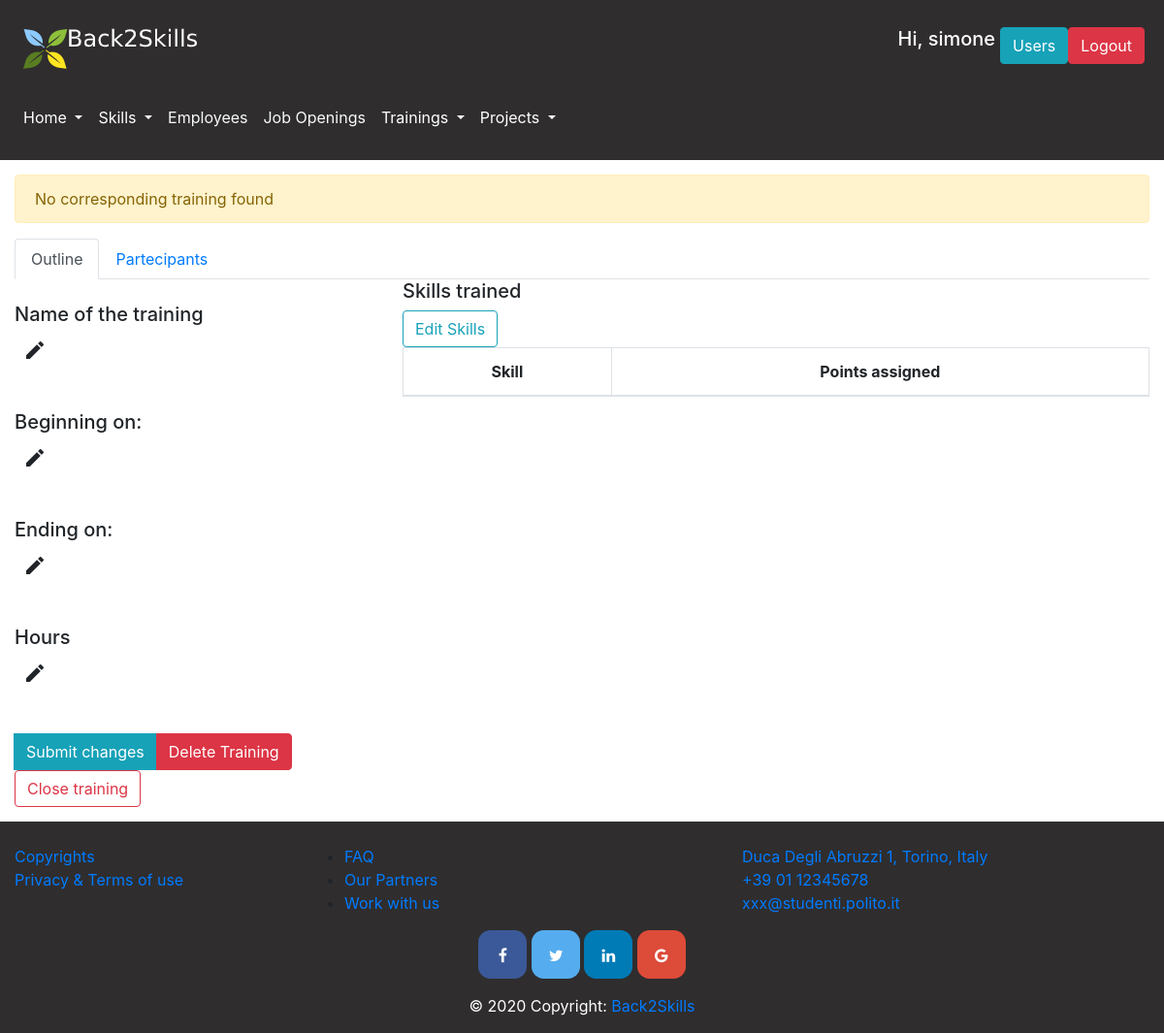
Page /training/5 (signed in) on the earlier database version.
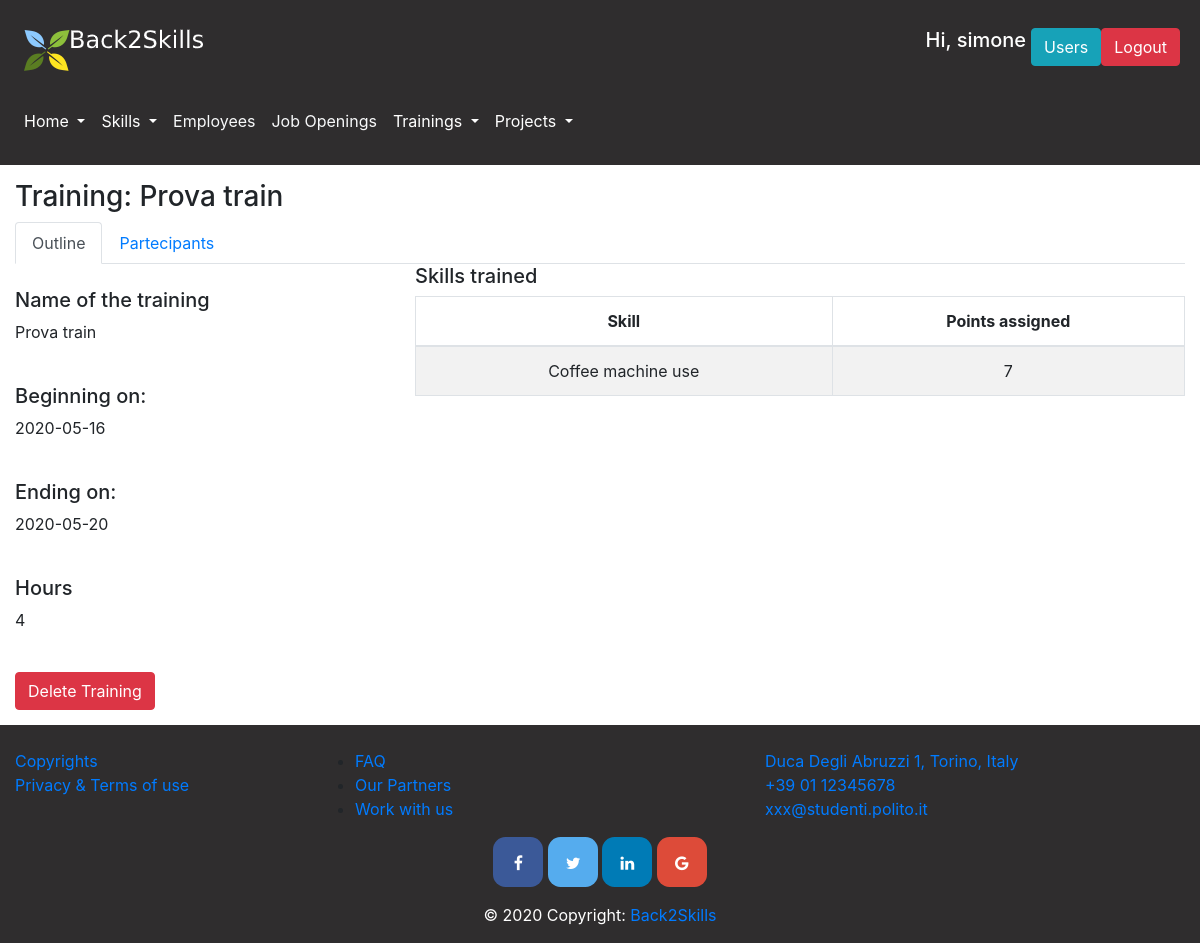
Same page on the later database version.
### database.py (models this page shows, shortened)
class Training(db.Model):
    __tablename__ = 'training'
    id = db.Column(db.Integer, primary_key=True)
    name = db.Column(db.String)
    starting_Date = db.Column(db.Date)
    ending_Date = db.Column(db.Date)
    hours = db.Column(db.Integer)
    skill = db.relationship("Skill", secondary="training_skill")
    employee = db.relationship("Employee", secondary="employee_training")
    closed = db.Column(db.Boolean)

class Skill(db.Model):
    __tablename__ = 'skill'
    id = db.Column(db.Integer, primary_key=True)
    name = db.Column(db.String)
    description = db.Column(db.String)
    type = db.Column(db.String) #HAS TO BE "Soft" OR "Hard", no other options
    employee = db.relationship("Employee", secondary="employee_skill")
    training = db.relationship("Training", secondary="training_skill")
    role_in_project = db.relationship('Role_in_project', secondary="role_in_project_skill")
    role = db.relationship("Role", secondary="role_skill")

### app.py (the view, shortened to what this page needs)
@app.route('/training/<int:id>', methods=['GET','POST'])
@login_required
def training(id):
    link = Training_Skill.query.filter(Training_Skill.train_id == id).all()
    skill_ids = []
    skills=[]
    for l in link:
        if l.skill_id:
            skill_ids.append(l.skill_id)
    for k in skill_ids:
        skill=get_skill_by_id(k)
        skills.append(skill)
    dic = []
    for i in skills:
        point = get_pointsassigned_by_training_to_skill(id, i.id)
        dic.append((i.id, i.name, point))
    all_skill=get_skills()
    training=get_trainings_by_id(id)
    skill_point=get_skill_in_training_with_points(id)
    emp=get_employees_in_training(id)
    employees1=get_employees()
    return render_template('training.html',training=training,skill_point=skill_point,employees=emp,dic=dic,skills=skills,all_skill=all_skill,employees1=employees1)

### app.py (called while the page is built)
@app.after_request
def add_header(r):
    r.headers["Cache-Control"] = "no-cache, no-store, must-revalidate"
    r.headers["Pragma"] = "no-cache"
    r.headers["Expires"] = "0"
    r.headers['Cache-Control'] = 'public, max-age=0'
    return r

@login_manager.user_loader
def load_user(user_id):
    return get_user_by_id(user_id)

### database.py (called while the page is built)
def get_employees():
    employees=Employee.query.all()
    employees.sort(key=lambda x: x.name)
    return employees

def get_user_by_id(user_id):
    return User.query.filter(User.id==user_id).first()

def get_skills():
    skills=Skill.query.all()
    skills.sort(key=lambda x: x.name)
    return skills

def get_skill_by_id(skill_id):
    return Skill.query.filter(Skill.id==skill_id).first()

def get_employees_in_training(train_id):
    links = Employee_Training.query.filter(Employee_Training.train_id == train_id).all()
    emp_ids = []
    for l in links:
        if l.emp_id:
            emp_ids.append(l.emp_id)
    employees = Employee.query.filter(Employee.id.in_(emp_ids)).all()
    return employees

def get_trainings_by_id(id):
    tra=Training.query.filter(Training.id==id).first()
    return tra

    @property
    def is_authenticated(self):
        return True

### templates/training.html (shortened to what the changed rows need)
{% extends 'layout.html' %}
{% block pageContent %}
    {% if training is none %}
        <div class="alert alert-warning" role="alert"> No corresponding training found </div>
    {% else %}
        <h3>Training: {{ training.name }}</h3>
    {% endif %}
    <nav>
        <div class="nav nav-tabs" id="nav-tab" role="tablist">
        </div>
    </nav>
    <div class="tab-content" id="nav-tabContent">
        <div class="tab-pane fade show active" id="nav-training" role="tabpanel" aria-labelledby="nav-training-tab">
            {% if not training.closed and current_user.is_authenticated and current_user.admin %}
                <form action="/training/{{ training.id }}" method="POST">
            {% endif %}
            <div class="row">
                <div class="col-md-4">
                    <br/>
                    <p>
                        <span id="currName">{{ training.name }}</span>
                        {% if not training.closed and current_user.is_authenticated and current_user.admin %}
                            <button type="button" class="btn btn-default btn-sm" id="editName">
                                <span class="material-icons">edit</span>
                            </button>
                        {% endif %}
                    </p>
                    <br/>
                    <p>
                        <span id="currStart">{{ training.starting_Date }}</span>
                        {% if not training.closed and current_user.is_authenticated and current_user.admin %}
                            <button type="button" class="btn btn-default btn-sm" id="editStart">
                                <span class="material-icons">edit</span>
                            </button>
                        {% endif %}
                    </p>
                    <br/>
                    <p>
                        <span id="currEnd">{{ training.ending_Date }}</span>
                        {% if not training.closed and current_user.is_authenticated and current_user.admin %}
                            <button type="button" class="btn btn-default btn-sm" id="editEnd">
                                <span class="material-icons">edit</span>
                            </button>
                        {% endif %}
                    </p>
                    <br/>
                    <p>
                        <span id="currHours">{{ training.hours }}</span>
                        {% if not training.closed and current_user.is_authenticated and current_user.admin %}
                            <button type="button" class="btn btn-default btn-sm" id="editHours">
                                <span class="material-icons">edit</span>
                            </button>
                        {% endif %}
                    </p>
                    <br/>
                </div>
                <div class="col-md-8">
                    <h5>Skills trained</h5>
                    {% if not training.closed and current_user.is_authenticated and current_user.admin %}
                        <button type="button" class="btn btn-outline-info" data-toggle="modal" data-target="#editSkillModal">
                            Edit Skills
                        </button>
                    {% endif %}
                    <table class="table table-hover table-bordered table-striped text-center">
                        <thead>
                            <tr>
                                <th scope="col">Skill</th>
                                <th scope="col">Points assigned</th>
                            </tr>
                        </thead>
                        <tbody>
                            {% for skill,point in skill_point %}
                                <tr>
                                    <td>{{ skill.name }}</td>
                                    <td>{{ point }}</td>
                                </tr>
                            {% endfor %}
                        </tbody>
                    </table>
                </div>
            </div>
            <div class="btn-group">
                {% if not training.closed and current_user.is_authenticated and current_user.admin %}
                    <br/>
                    <button type="submit" class="btn btn-info" id="submitChanges">Submit changes</button>
                    </form>
                    <br/>
                {% endif %}
            </div>
        {% if not training.closed and current_user.is_authenticated and current_user.admin %}
            <form action="/training/{{ training.id }}" method="POST" onsubmit="return confirm('By closing the training you will increase the related participants skills. Plus, you will not be able to edit the training info anymore. Do you want to close it?');">
                <button type="submit" class="btn btn-outline-danger" name="closeTrainingSubmit" id="closeTrainingSubmit">Close training</button>
            </form>
        {% endif %}
    </div>
    </div>
{% endblock %}

Differences in the rows shown:
added Training: name "Prova train", starting_Date "2020-05-16", ending_Date "2020-05-20", hours "4"
now on this page (row unchanged): Skill: name "Coffee machine use", point "7"
Other differences:
text no longer shown: "No corresponding training found Edit Skills Submit changes Close training"
text now shown: "Training:"
